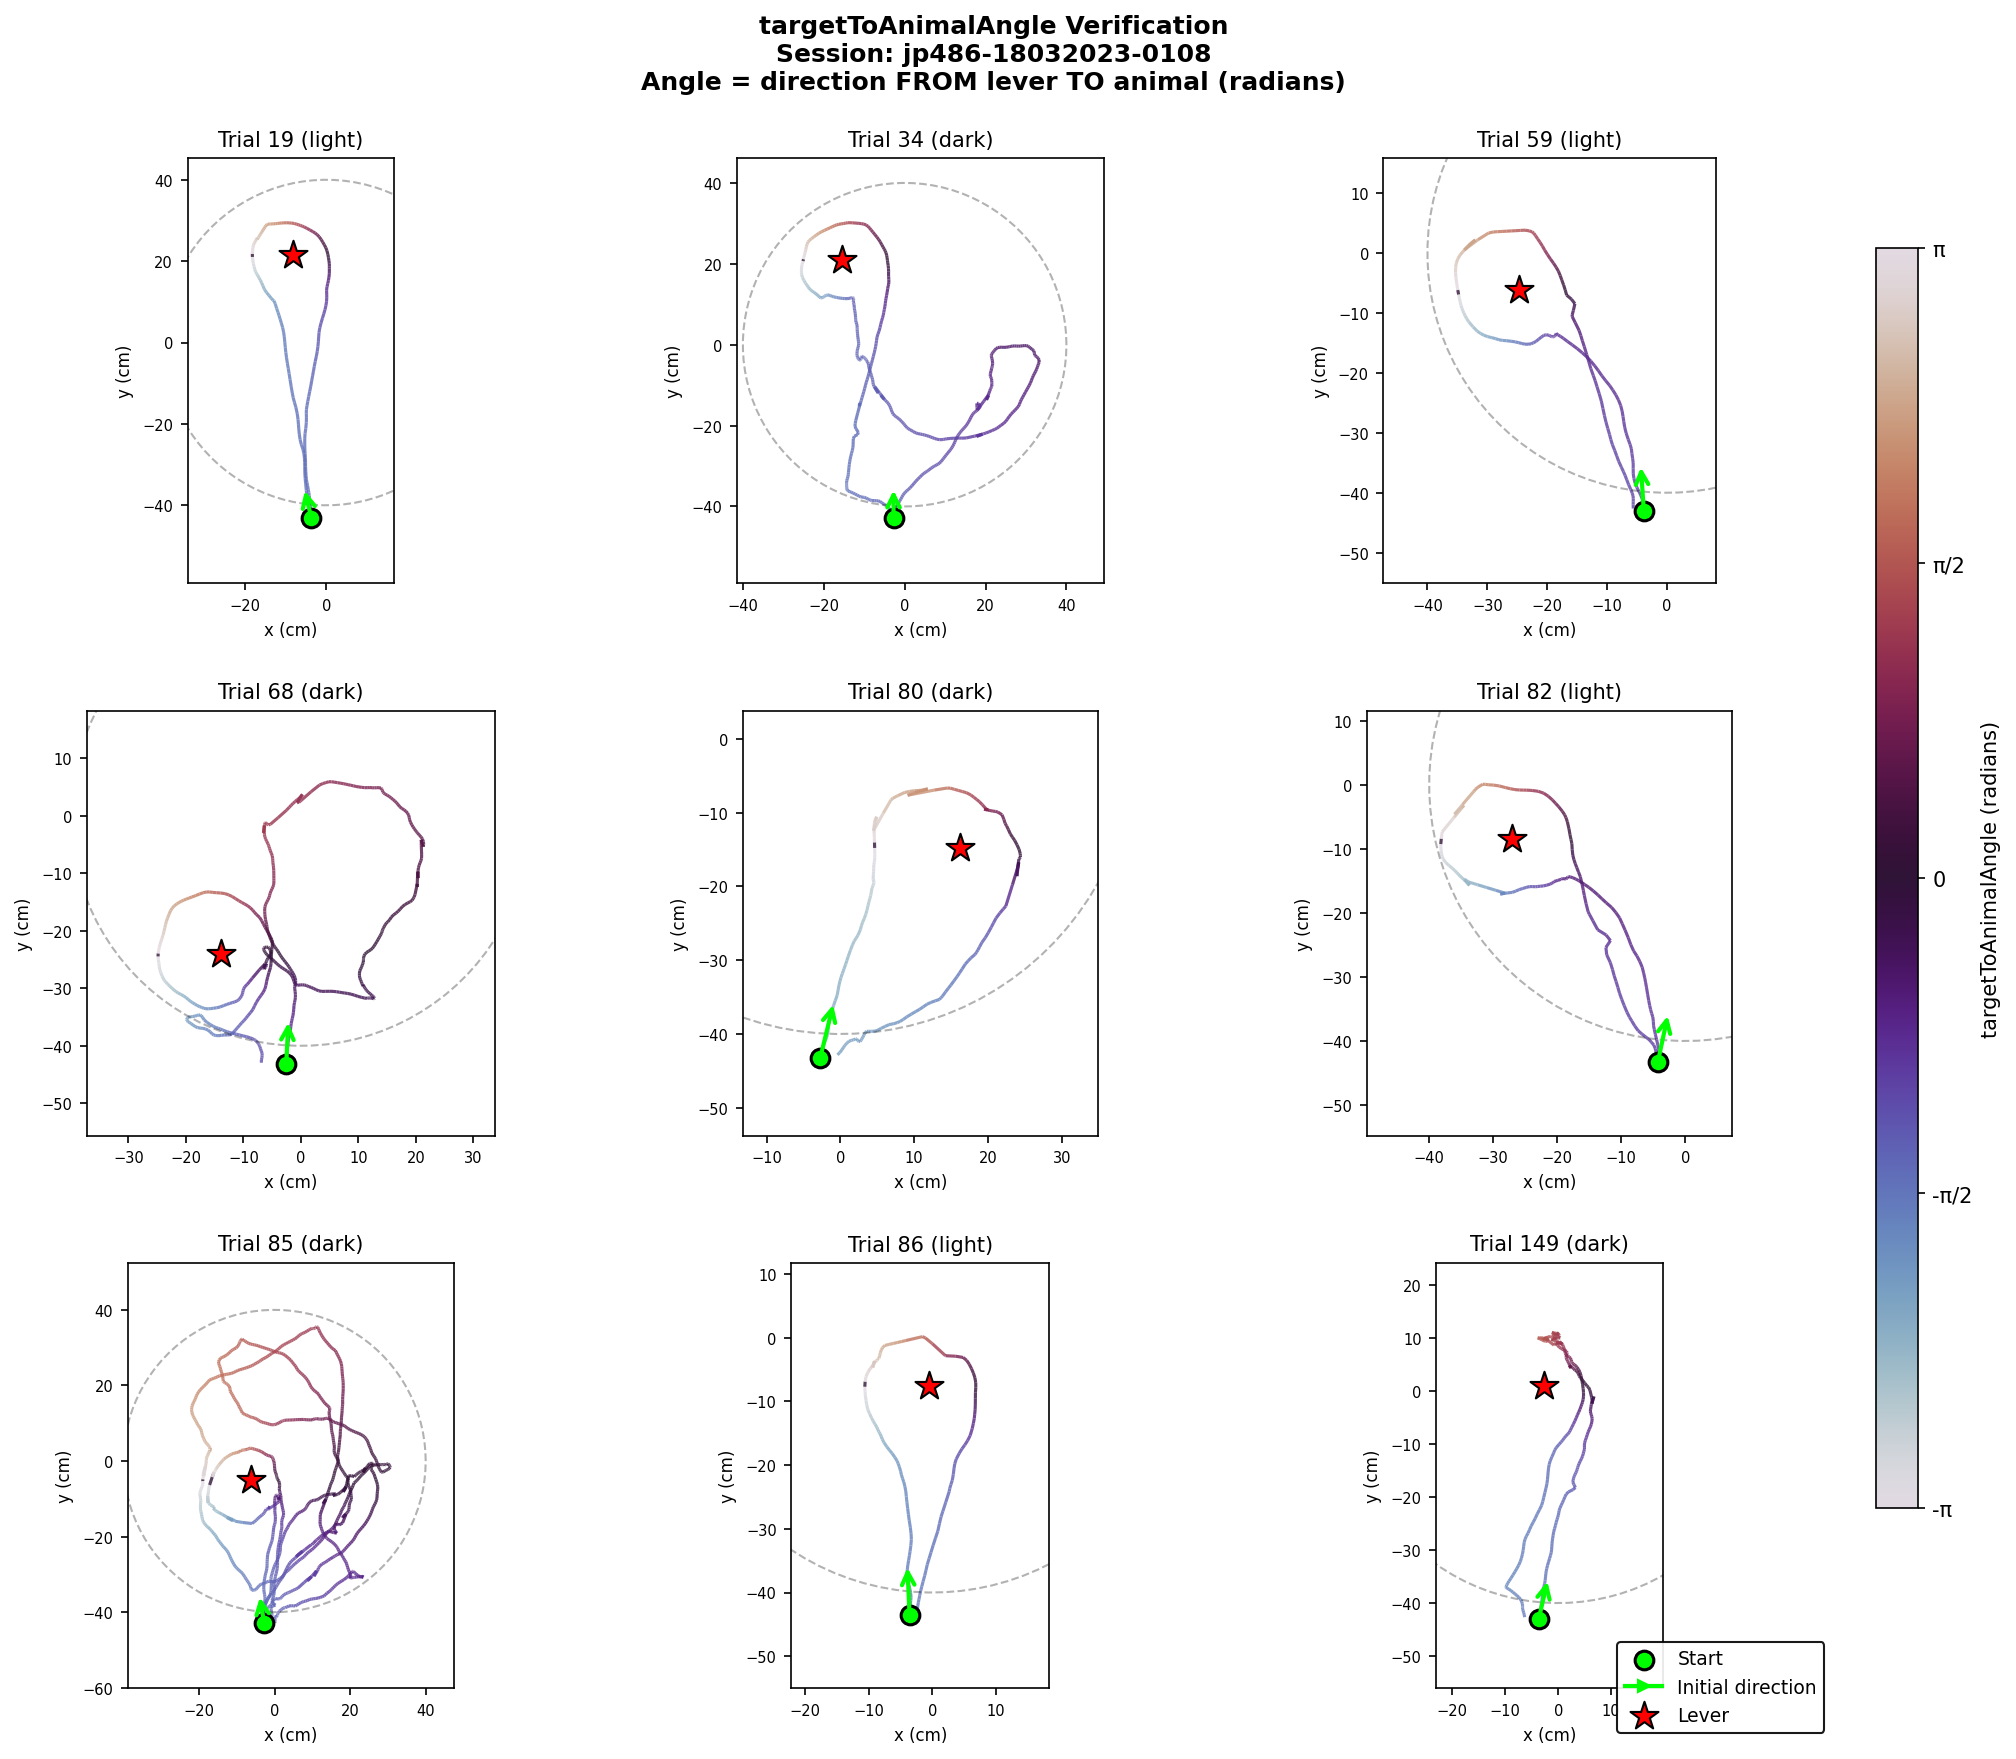

Write the Python code that produced this figure.
"""
Visualize targetToAnimalAngle from navPathInstan.csv

This script creates a 3x3 grid of subplots showing trial trajectories
colored by targetToAnimalAngle to verify the angle calculation.

targetToAnimalAngle is the angle FROM the lever TO the animal's position,
in radians [-pi, pi], where:
  - 0 = East
  - pi/2 = North
  - +/-pi = West
  - -pi/2 = South
"""

import pandas as pd
import numpy as np
import matplotlib.pyplot as plt
from matplotlib.colors import Normalize
from matplotlib.collections import LineCollection
import matplotlib.cm as cm

# Configuration
DATA_PATH = r"E:\GitHub\Peng_et.al_2025_noInt\Peng"
SESSION = "jp486-18032023-0108"
ANIMAL = "jp486"
RANDOM_SEED = 42  # For reproducibility

def load_nav_instan_data(data_path, animal, session):
    """Load navPathInstan.csv for the specified session."""
    file_path = f"{data_path}/{animal}/{session}/navPathInstan.csv"
    df = pd.read_csv(file_path)
    return df

def load_trial_conditions(data_path, animal, session):
    """Load navPathSummary.csv to get light/dark condition per trial."""
    file_path = f"{data_path}/{animal}/{session}/navPathSummary.csv"
    df = pd.read_csv(file_path)
    # Get unique trial-condition mapping (use first occurrence per trial)
    trial_conditions = df.groupby('trialNo')['light'].first().to_dict()
    return trial_conditions

def get_lever_position(trial_data):
    """
    Calculate lever position from animal position and target-to-animal vector.
    leverPos = animalPos - targetToAnimalVector
    """
    lever_x = trial_data['x'] - trial_data['targetToAnimalX']
    lever_y = trial_data['y'] - trial_data['targetToAnimalY']
    # Use median to get stable estimate (lever doesn't move within trial)
    return np.nanmedian(lever_x), np.nanmedian(lever_y)

def plot_trial(ax, trial_data, trial_no, cmap, norm, condition=''):
    """Plot a single trial trajectory with angle coloring using line plot."""
    # Filter to only use the '_all' segment to avoid duplicated/overlapping data
    # The navPathInstan.csv contains multiple segments (search, homing, atLever, etc.)
    # that overlap - using only '_all' gives the complete continuous trajectory
    all_segment_mask = trial_data['name'].str.endswith('_all')
    if all_segment_mask.any():
        trial_data = trial_data[all_segment_mask].copy()

    # Sort by time to ensure correct trajectory order
    trial_data = trial_data.sort_values('timeRes')

    # Get valid data points (non-NaN angles)
    valid_mask = ~np.isnan(trial_data['targetToAnimalAngle'])
    x = trial_data.loc[valid_mask, 'x'].values
    y = trial_data.loc[valid_mask, 'y'].values
    angles = trial_data.loc[valid_mask, 'targetToAnimalAngle'].values

    if len(x) == 0:
        ax.set_title(f"Trial {trial_no}\n(No valid data)")
        return

    # Get lever position
    lever_x, lever_y = get_lever_position(trial_data)

    # Create line segments for LineCollection
    # Each segment connects consecutive points
    points = np.array([x, y]).T.reshape(-1, 1, 2)
    segments = np.concatenate([points[:-1], points[1:]], axis=1)

    # Create LineCollection with colors based on angle (use midpoint angle for each segment)
    segment_angles = (angles[:-1] + angles[1:]) / 2  # Average angle for each segment
    lc = LineCollection(segments, cmap=cmap, norm=norm, linewidths=1.5, alpha=0.8)
    lc.set_array(segment_angles)
    ax.add_collection(lc)

    # Mark start of trajectory (beginning of trial)
    ax.scatter(x[0], y[0], marker='o', s=80, c='lime', edgecolors='black',
               linewidths=1.5, zorder=11, label='Start')

    # Add arrow showing initial movement direction (normalized)
    if len(x) >= 2:
        dx = x[1] - x[0]
        dy = y[1] - y[0]
        mag = np.sqrt(dx**2 + dy**2)
        if mag > 0:
            # Normalize and scale arrow length
            arrow_length = 8  # cm
            dx_norm = (dx / mag) * arrow_length
            dy_norm = (dy / mag) * arrow_length
            ax.annotate('', xy=(x[0] + dx_norm, y[0] + dy_norm), xytext=(x[0], y[0]),
                        arrowprops=dict(arrowstyle='->', color='lime', lw=2,
                                       mutation_scale=15), zorder=12)
            # Dummy artist for legend
            ax.plot([], [], color='lime', lw=2, marker='>', markersize=6,
                    label='Initial direction')

    # Mark lever position
    ax.scatter(lever_x, lever_y, marker='*', s=200, c='red',
               edgecolors='black', linewidths=1, zorder=10, label='Lever')


    # Draw arena boundary (approximate 80cm radius circle centered at origin)
    theta = np.linspace(0, 2*np.pi, 100)
    arena_r = 40  # radius in cm
    ax.plot(arena_r * np.cos(theta), arena_r * np.sin(theta),
            'k--', alpha=0.3, lw=1)

    # Configure subplot
    ax.set_aspect('equal')
    title = f"Trial {trial_no}"
    if condition:
        title += f" ({condition})"
    ax.set_title(title, fontsize=10)
    ax.set_xlabel('x (cm)', fontsize=8)
    ax.set_ylabel('y (cm)', fontsize=8)
    ax.tick_params(labelsize=7)

    # Set axis limits based on data extent with padding
    # (Required for LineCollection which doesn't auto-scale)
    x_range = x.max() - x.min()
    y_range = y.max() - y.min()
    padding = max(x_range, y_range) * 0.15 + 5  # Extra padding for labels
    ax.set_xlim(x.min() - padding, x.max() + padding)
    ax.set_ylim(y.min() - padding, y.max() + padding)
    ax.autoscale_view()

def main():
    print(f"Loading data for session: {SESSION}")

    # Load data
    df = load_nav_instan_data(DATA_PATH, ANIMAL, SESSION)
    print(f"Loaded {len(df)} data points")

    # Load trial conditions (light/dark)
    trial_conditions = load_trial_conditions(DATA_PATH, ANIMAL, SESSION)
    print(f"Loaded conditions for {len(trial_conditions)} trials")

    # Get unique trials
    trials = df['trialNo'].unique()
    print(f"Found {len(trials)} unique trials")

    # Randomly select 9 trials
    np.random.seed(RANDOM_SEED)
    if len(trials) >= 9:
        selected_trials = np.random.choice(trials, size=9, replace=False)
    else:
        selected_trials = trials
        print(f"Warning: Only {len(trials)} trials available")

    selected_trials = sorted(selected_trials)
    print(f"Selected trials: {selected_trials}")

    # Set up colormap and normalization for circular angle data
    cmap = cm.twilight  # Circular colormap
    norm = Normalize(vmin=-np.pi, vmax=np.pi)

    # Create figure with 3x3 subplots
    fig, axes = plt.subplots(3, 3, figsize=(14, 12))
    fig.suptitle(f'targetToAnimalAngle Verification\nSession: {SESSION}\n'
                 f'Angle = direction FROM lever TO animal (radians)',
                 fontsize=12, fontweight='bold')

    # Plot each trial
    for idx, (ax, trial_no) in enumerate(zip(axes.flat, selected_trials)):
        trial_data = df[df['trialNo'] == trial_no].copy()
        condition = trial_conditions.get(trial_no, '')
        plot_trial(ax, trial_data, trial_no, cmap, norm, condition)

    # Add colorbar
    cbar_ax = fig.add_axes([0.92, 0.15, 0.02, 0.7])
    sm = cm.ScalarMappable(cmap=cmap, norm=norm)
    sm.set_array([])
    cbar = fig.colorbar(sm, cax=cbar_ax)
    cbar.set_label('targetToAnimalAngle (radians)', fontsize=10)
    cbar.set_ticks([-np.pi, -np.pi/2, 0, np.pi/2, np.pi])
    cbar.set_ticklabels(['-π', '-π/2', '0', 'π/2', 'π'])

    # Add shared legend (get handles from first subplot)
    handles, labels = axes[0, 0].get_legend_handles_labels()
    fig.legend(handles, labels, loc='lower right', bbox_to_anchor=(0.90, 0.02),
               fontsize=9, framealpha=0.9, edgecolor='black')

    # Adjust layout
    plt.subplots_adjust(left=0.05, right=0.88, top=0.90, bottom=0.05, wspace=0.3, hspace=0.3)

    # Save figure
    output_path = r"E:\GitHub\Peng_et.al_2025_noInt\Data_analysis\visualize_targetToAnimalAngle.png"
    plt.savefig(output_path, dpi=150, bbox_inches='tight')
    print(f"Figure saved to: {output_path}")

    plt.show()

    # Print verification info
    print("\n" + "="*60)
    print("VERIFICATION GUIDE:")
    print("="*60)
    print("If the calculation is correct:")
    print("  - Points EAST of the lever (red star) should be colored ~0 (middle of colorbar)")
    print("  - Points NORTH of the lever should be colored ~pi/2 (upper-middle)")
    print("  - Points WEST of the lever should be colored ~+/-pi (top/bottom of colorbar)")
    print("  - Points SOUTH of the lever should be colored ~-pi/2 (lower-middle)")
    print("="*60)

if __name__ == "__main__":
    main()
